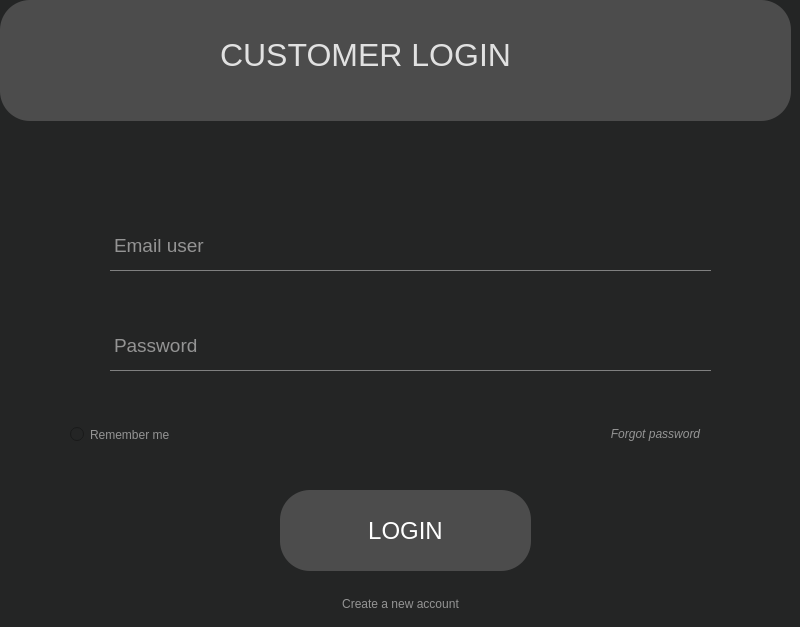
      <widget class="QWidget" name="pag01Login">
       <property name="styleSheet">
        <string notr="true">border-radius: 30px; /* Ajusta el valor para el radio de los bordes */
background-color:#242525;</string>
       </property>
       <widget class="QWidget" name="widget" native="true">
        <property name="geometry">
         <rect>
          <x>0</x>
          <y>0</y>
          <width>791</width>
          <height>121</height>
         </rect>
        </property>
        <property name="styleSheet">
         <string notr="true">border-radius: 30px; /* Ajusta el valor para el radio de los bordes */
background-color:#4c4c4c;</string>
        </property>
        <widget class="QLabel" name="label">
         <property name="geometry">
          <rect>
           <x>220</x>
           <y>30</y>
           <width>341</width>
           <height>51</height>
          </rect>
         </property>
         <property name="font">
          <font>
           <pointsize>24</pointsize>
          </font>
         </property>
         <property name="styleSheet">
          <string notr="true">QLabel {
    color: white; /* Cambia #3498db por el color que prefieras */
}</string>
         </property>
         <property name="text">
          <string>&lt;html&gt;&lt;head/&gt;&lt;body&gt;&lt;p&gt;&lt;span style=&quot; color:#e1e1e1;&quot;&gt;CUSTOMER LOGIN&lt;/span&gt;&lt;/p&gt;&lt;/body&gt;&lt;/html&gt;</string>
         </property>
        </widget>
        <widget class="QLabel" name="profileIcon">
         <property name="geometry">
          <rect>
           <x>50</x>
           <y>0</y>
           <width>121</width>
           <height>121</height>
          </rect>
         </property>
         <property name="styleSheet">
          <string notr="true">QLabel {
    background-position: center;
    background-repeat: no-repeat;
    background-size: contain; /* Ajusta la imagen al QLabel */
}</string>
         </property>
         <property name="text">
          <string/>
         </property>
         <property name="pixmap">
          <pixmap>Hologramas/icon/profile.png</pixmap>
         </property>
         <property name="scaledContents">
          <bool>true</bool>
         </property>
        </widget>
       </widget>
       <widget class="QTextEdit" name="textEdit">
        <property name="geometry">
         <rect>
          <x>110</x>
          <y>230</y>
          <width>601</width>
          <height>41</height>
         </rect>
        </property>
        <property name="styleSheet">
         <string notr="true">QTextEdit {
    border-top:none;
    border-left: none;
    border-right: none;
    border-bottom: 1px solid gray; /* Solo el borde inferior es gris */
}</string>
        </property>
        <property name="html">
         <string>&lt;!DOCTYPE HTML PUBLIC &quot;-//W3C//DTD HTML 4.0//EN&quot; &quot;http://www.w3.org/TR/REC-html40/strict.dtd&quot;&gt;
&lt;html&gt;&lt;head&gt;&lt;meta name=&quot;qrichtext&quot; content=&quot;1&quot; /&gt;&lt;style type=&quot;text/css&quot;&gt;
p, li { white-space: pre-wrap; }
&lt;/style&gt;&lt;/head&gt;&lt;body style=&quot; font-family:'MS Shell Dlg 2'; font-size:7.8pt; font-weight:400; font-style:normal;&quot;&gt;
&lt;p style=&quot; margin-top:0px; margin-bottom:0px; margin-left:0px; margin-right:0px; -qt-block-indent:0; text-indent:0px;&quot;&gt;&lt;span style=&quot; font-size:14pt; color:#949494;&quot;&gt;Email user&lt;/span&gt;&lt;/p&gt;&lt;/body&gt;&lt;/html&gt;</string>
        </property>
       </widget>
       <widget class="QTextEdit" name="textEdit_2">
        <property name="geometry">
         <rect>
          <x>110</x>
          <y>330</y>
          <width>601</width>
          <height>41</height>
         </rect>
        </property>
        <property name="styleSheet">
         <string notr="true">QTextEdit {
    border-top:none;
    border-left: none;
    border-right: none;
    border-bottom: 1px solid gray; /* Solo el borde inferior es gris */
}</string>
        </property>
        <property name="html">
         <string>&lt;!DOCTYPE HTML PUBLIC &quot;-//W3C//DTD HTML 4.0//EN&quot; &quot;http://www.w3.org/TR/REC-html40/strict.dtd&quot;&gt;
&lt;html&gt;&lt;head&gt;&lt;meta name=&quot;qrichtext&quot; content=&quot;1&quot; /&gt;&lt;style type=&quot;text/css&quot;&gt;
p, li { white-space: pre-wrap; }
&lt;/style&gt;&lt;/head&gt;&lt;body style=&quot; font-family:'MS Shell Dlg 2'; font-size:7.8pt; font-weight:400; font-style:normal;&quot;&gt;
&lt;p style=&quot; margin-top:0px; margin-bottom:0px; margin-left:0px; margin-right:0px; -qt-block-indent:0; text-indent:0px;&quot;&gt;&lt;span style=&quot; font-size:14pt; color:#949494;&quot;&gt;Password&lt;/span&gt;&lt;/p&gt;&lt;/body&gt;&lt;/html&gt;</string>
        </property>
       </widget>
       <widget class="QRadioButton" name="radioButton">
        <property name="geometry">
         <rect>
          <x>70</x>
          <y>419</y>
          <width>141</width>
          <height>31</height>
         </rect>
        </property>
        <property name="styleSheet">
         <string notr="true">color: #949494;</string>
        </property>
        <property name="text">
         <string>Remember me</string>
        </property>
       </widget>
       <widget class="QPushButton" name="pushButton">
        <property name="geometry">
         <rect>
          <x>600</x>
          <y>420</y>
          <width>111</width>
          <height>28</height>
         </rect>
        </property>
        <property name="styleSheet">
         <string notr="true">QPushButton {
    border: none;                       
    padding: 5px;                         /* Espacio interno */
    background-color: transparent;        /* Fondo transparente */
    color: #949494;                         /* Color del texto */
    font-style: italic;
}

QPushButton:hover {
    background-color: rgba(255, 255, 255, 0.1); 
    color: white;                              
}</string>
        </property>
        <property name="text">
         <string>Forgot password</string>
        </property>
       </widget>
       <widget class="QPushButton" name="pushButton_2">
        <property name="geometry">
         <rect>
          <x>330</x>
          <y>590</y>
          <width>141</width>
          <height>28</height>
         </rect>
        </property>
        <property name="styleSheet">
         <string notr="true">QPushButton {
    border: none;                       
    padding: 5px;                         /* Espacio interno */
    background-color: transparent;        /* Fondo transparente */
    color: #949494;                         /* Color del texto */
}

QPushButton:hover {
    background-color: rgba(255, 255, 255, 0.1); 
    color: white;                              
}</string>
        </property>
        <property name="text">
         <string>Create a new account</string>
        </property>
       </widget>
       <widget class="QPushButton" name="botonLogin">
        <property name="geometry">
         <rect>
          <x>280</x>
          <y>490</y>
          <width>251</width>
          <height>81</height>
         </rect>
        </property>
        <property name="font">
         <font>
          <pointsize>18</pointsize>
         </font>
        </property>
        <property name="toolTip">
         <string>&lt;html&gt;&lt;head/&gt;&lt;body&gt;&lt;p&gt;&lt;span style=&quot; font-size:18pt;&quot;&gt;LOGIN&lt;/span&gt;&lt;/p&gt;&lt;/body&gt;&lt;/html&gt;</string>
        </property>
        <property name="styleSheet">
         <string notr="true">QPushButton{
border-radius: 30px; /* Ajusta el valor para el radio de los bordes */
background-color:#4c4c4c;
color: white;
}

QPushButton:hover {
    background-color: rgba(255, 255, 255, 0.1); 
    color: white;                              
}</string>
        </property>
        <property name="text">
         <string>LOGIN</string>
        </property>
       </widget>
       <widget class="QLabel" name="profileIcon3">
        <property name="geometry">
         <rect>
          <x>70</x>
          <y>230</y>
          <width>31</width>
          <height>31</height>
         </rect>
        </property>
        <property name="styleSheet">
         <string notr="true">QLabel {
    background-position: center;
    background-repeat: no-repeat;
    background-size: contain; /* Ajusta la imagen al QLabel */
}</string>
        </property>
        <property name="text">
         <string/>
        </property>
        <property name="pixmap">
         <pixmap>Hologramas/icon/email.png</pixmap>
        </property>
        <property name="scaledContents">
         <bool>true</bool>
        </property>
       </widget>
       <widget class="QLabel" name="profileIcon4">
        <property name="geometry">
         <rect>
          <x>70</x>
          <y>330</y>
          <width>31</width>
          <height>31</height>
         </rect>
        </property>
        <property name="styleSheet">
         <string notr="true">QLabel {
    background-position: center;
    background-repeat: no-repeat;
    background-size: contain; /* Ajusta la imagen al QLabel */
}</string>
        </property>
        <property name="text">
         <string/>
        </property>
        <property name="pixmap">
         <pixmap>Hologramas/icon/candado.png</pixmap>
        </property>
        <property name="scaledContents">
         <bool>true</bool>
        </property>
       </widget>
       <zorder>textEdit</zorder>
       <zorder>textEdit_2</zorder>
       <zorder>radioButton</zorder>
       <zorder>pushButton</zorder>
       <zorder>pushButton_2</zorder>
       <zorder>botonLogin</zorder>
       <zorder>widget</zorder>
       <zorder>profileIcon3</zorder>
       <zorder>profileIcon4</zorder>
      </widget>
